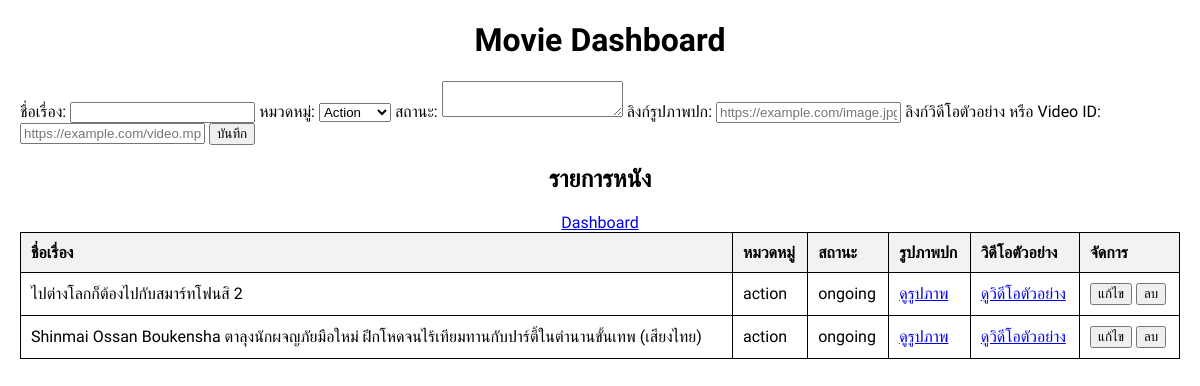
Page /Dashboard/Dashboard.php on the earlier database version.
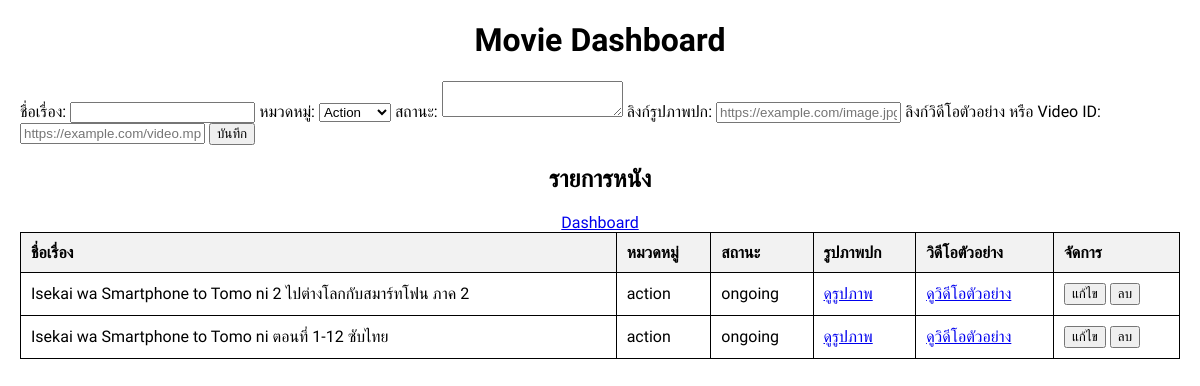
Same page on the later database version.
### tables this page shows
CREATE TABLE IF NOT EXISTS `data_movie` (
  `id` int(3) NOT NULL AUTO_INCREMENT,
  `img` text NOT NULL,
  `name` text NOT NULL,
  `vdo_ex` text NOT NULL,
  `vdo_main` text NOT NULL,
  `status` varchar(255) DEFAULT 'ongoing',
  `category` varchar(100) NOT NULL,
  `description` text DEFAULT NULL,
  PRIMARY KEY (`id`)
);

### Dashboard/Dashboard.php (the view, shortened to what this page needs)
<?php
$servername = "localhost";
$username = "root";
$password = "";
$dbname = "movie";
$conn = new mysqli($servername, $username, $password, $dbname);
$result = $conn->query("SELECT * FROM data_movie");
?>
<!DOCTYPE html>
<html lang="en">
<head>
    <link rel="stylesheet" href="Dashboard.css">
</head>
<body>
    <h1>Movie Dashboard</h1>
    <form id="add-movie-form" method="POST">
        <label for="name">ชื่อเรื่อง:</label>
        <input type="text" id="name" name="name" required>
        <label for="category">หมวดหมู่:</label>
        <select id="category" name="category">
            <option value="action">Action</option>
        </select>
        <label for="status">สถานะ:</label>
        <textarea id="status" name="status" required></textarea>
        <label for="img_url">ลิงก์รูปภาพปก:</label>
        <input type="url" id="img_url" name="img_url" placeholder="https://example.com/image.jpg" required>
        <label for="vdo_ex_url">ลิงก์วิดีโอตัวอย่าง หรือ Video ID:</label>
        <input type="text" id="vdo_ex_url" name="vdo_ex_url" placeholder="https://example.com/video.mp4 or YouTube ID"
            required>
        <button type="submit">บันทึก</button>
    </form>
    <center>
    <h2>รายการหนัง</h2>
    </center>
    <table>
        <tr>
            <th>ชื่อเรื่อง</th>
            <th>หมวดหมู่</th>
            <th>สถานะ</th>
            <th>รูปภาพปก</th>
            <th>วิดีโอตัวอย่าง</th>
            <th>จัดการ</th>
            <center>
            <a href=./Dashboard.php>Dashboard</a>
            </center>
        </tr>
        <?php while ($row = $result->fetch_assoc()): ?>
        <tr>
            <td><?php echo $row['name']; ?></td>
            <td><?php echo $row['category']; ?></td>
            <td><?php echo $row['status']; ?></td>
            <td><a href="<?php echo $row['img']; ?>" target="_blank">ดูรูปภาพ</a></td>
            <td><a href="<?php echo $row['vdo_ex']; ?>" target="_blank">ดูวิดีโอตัวอย่าง</a></td>
            <td>
                <button type="button"
                    onclick="populateForm(<?php echo htmlspecialchars(json_encode($row)); ?>)">แก้ไข</button>
                <form method="POST" style="display:inline;">
                    <button type="submit">ลบ</button>
                </form>
            </td>
        </tr>
        <?php endwhile; ?>
    </table>
</body>
</html>

Differences in the rows shown:
changed data_movie: name "ไปต่างโลกก็ต้องไปกับสมาร์ทโฟนสิ 2" → "Isekai wa Smartphone to Tomo ni 2 ไปต่างโลกกับสมาร์ทโฟน ภาค 2"
changed data_movie: name "Shinmai Ossan Boukensha ตาลุงนักผจญภัยมือใหม่ ฝึกโหดจนไร้เทียมทานกับปาร์ตี้ในตำนานขั้นเทพ (เสียงไทย)" → "Isekai wa Smartphone to Tomo ni ตอนที่ 1-12 ซับไทย"
